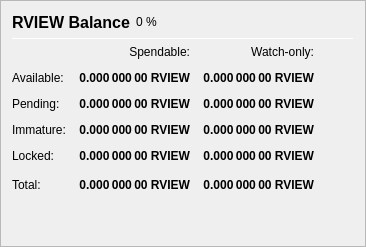
                   <widget class="QFrame" name="frame_Balances">
                    <property name="frameShape">
                     <enum>QFrame::StyledPanel</enum>
                    </property>
                    <property name="frameShadow">
                     <enum>QFrame::Raised</enum>
                    </property>
                    <layout class="QVBoxLayout" name="verticalLayout_4">
                     <item>
                      <layout class="QHBoxLayout" name="horizontalLayout_4">
                       <item>
                        <widget class="QLabel" name="label_5">
                         <property name="minimumSize">
                          <size>
                           <width>0</width>
                           <height>20</height>
                          </size>
                         </property>
                         <property name="font">
                          <font>
                           <pointsize>12</pointsize>
                           <weight>75</weight>
                           <bold>true</bold>
                          </font>
                         </property>
                         <property name="text">
                          <string>RVIEW Balance</string>
                         </property>
                        </widget>
                       </item>
                       <item>
                        <widget class="QLabel" name="labelRVIEWPercent">
                         <property name="text">
                          <string notr="true">0 %</string>
                         </property>
                        </widget>
                       </item>
                       <item>
                        <spacer name="horizontalSpacer_3">
                         <property name="orientation">
                          <enum>Qt::Horizontal</enum>
                         </property>
                         <property name="sizeHint" stdset="0">
                          <size>
                           <width>40</width>
                           <height>20</height>
                          </size>
                         </property>
                        </spacer>
                       </item>
                      </layout>
                     </item>
                     <item>
                      <widget class="Line" name="line_Balance">
                       <property name="minimumSize">
                        <size>
                         <width>0</width>
                         <height>1</height>
                        </size>
                       </property>
                       <property name="maximumSize">
                        <size>
                         <width>16777215</width>
                         <height>1</height>
                        </size>
                       </property>
                       <property name="orientation">
                        <enum>Qt::Horizontal</enum>
                       </property>
                      </widget>
                     </item>
                     <item>
                      <layout class="QGridLayout" name="gridLayout">
                       <property name="spacing">
                        <number>12</number>
                       </property>
                       <item row="0" column="1">
                        <widget class="QLabel" name="labelSpendable">
                         <property name="text">
                          <string>Spendable:</string>
                         </property>
                         <property name="alignment">
                          <set>Qt::AlignRight|Qt::AlignTrailing|Qt::AlignVCenter</set>
                         </property>
                        </widget>
                       </item>
                       <item row="0" column="2">
                        <widget class="QLabel" name="labelWatchonly">
                         <property name="text">
                          <string>Watch-only:</string>
                         </property>
                         <property name="alignment">
                          <set>Qt::AlignRight|Qt::AlignTrailing|Qt::AlignVCenter</set>
                         </property>
                        </widget>
                       </item>
                       <item row="1" column="0">
                        <widget class="QLabel" name="labelBalanceText">
                         <property name="text">
                          <string>Available:</string>
                         </property>
                        </widget>
                       </item>
                       <item row="1" column="1">
                        <widget class="QLabel" name="labelBalance">
                         <property name="font">
                          <font>
                           <weight>75</weight>
                           <bold>true</bold>
                          </font>
                         </property>
                         <property name="cursor">
                          <cursorShape>IBeamCursor</cursorShape>
                         </property>
                         <property name="toolTip">
                          <string>Your current spendable balance</string>
                         </property>
                         <property name="text">
                          <string notr="true">0.000 000 00 RVIEW</string>
                         </property>
                         <property name="alignment">
                          <set>Qt::AlignRight|Qt::AlignTrailing|Qt::AlignVCenter</set>
                         </property>
                         <property name="textInteractionFlags">
                          <set>Qt::LinksAccessibleByMouse|Qt::TextSelectableByKeyboard|Qt::TextSelectableByMouse</set>
                         </property>
                        </widget>
                       </item>
                       <item row="1" column="2">
                        <widget class="QLabel" name="labelWatchAvailable">
                         <property name="font">
                          <font>
                           <weight>75</weight>
                           <bold>true</bold>
                          </font>
                         </property>
                         <property name="cursor">
                          <cursorShape>IBeamCursor</cursorShape>
                         </property>
                         <property name="toolTip">
                          <string>Your current balance in watch-only addresses</string>
                         </property>
                         <property name="text">
                          <string notr="true">0.000 000 00 RVIEW</string>
                         </property>
                         <property name="alignment">
                          <set>Qt::AlignRight|Qt::AlignTrailing|Qt::AlignVCenter</set>
                         </property>
                         <property name="textInteractionFlags">
                          <set>Qt::LinksAccessibleByMouse|Qt::TextSelectableByKeyboard|Qt::TextSelectableByMouse</set>
                         </property>
                        </widget>
                       </item>
                       <item row="2" column="0">
                        <widget class="QLabel" name="labelPendingText">
                         <property name="text">
                          <string>Pending:</string>
                         </property>
                        </widget>
                       </item>
                       <item row="2" column="1">
                        <widget class="QLabel" name="labelUnconfirmed">
                         <property name="font">
                          <font>
                           <weight>75</weight>
                           <bold>true</bold>
                          </font>
                         </property>
                         <property name="cursor">
                          <cursorShape>IBeamCursor</cursorShape>
                         </property>
                         <property name="toolTip">
                          <string>Total of transactions that have yet to be confirmed, and do not yet count toward the spendable balance</string>
                         </property>
                         <property name="text">
                          <string notr="true">0.000 000 00 RVIEW</string>
                         </property>
                         <property name="alignment">
                          <set>Qt::AlignRight|Qt::AlignTrailing|Qt::AlignVCenter</set>
                         </property>
                         <property name="textInteractionFlags">
                          <set>Qt::LinksAccessibleByMouse|Qt::TextSelectableByKeyboard|Qt::TextSelectableByMouse</set>
                         </property>
                        </widget>
                       </item>
                       <item row="2" column="2">
                        <widget class="QLabel" name="labelWatchPending">
                         <property name="font">
                          <font>
                           <weight>75</weight>
                           <bold>true</bold>
                          </font>
                         </property>
                         <property name="cursor">
                          <cursorShape>IBeamCursor</cursorShape>
                         </property>
                         <property name="toolTip">
                          <string>Unconfirmed transactions to watch-only addresses</string>
                         </property>
                         <property name="text">
                          <string notr="true">0.000 000 00 RVIEW</string>
                         </property>
                         <property name="alignment">
                          <set>Qt::AlignRight|Qt::AlignTrailing|Qt::AlignVCenter</set>
                         </property>
                         <property name="textInteractionFlags">
                          <set>Qt::LinksAccessibleByMouse|Qt::TextSelectableByKeyboard|Qt::TextSelectableByMouse</set>
                         </property>
                        </widget>
                       </item>
                       <item row="3" column="0">
                        <widget class="QLabel" name="labelImmatureText">
                         <property name="text">
                          <string>Immature:</string>
                         </property>
                        </widget>
                       </item>
                       <item row="3" column="1">
                        <widget class="QLabel" name="labelImmature">
                         <property name="font">
                          <font>
                           <weight>75</weight>
                           <bold>true</bold>
                          </font>
                         </property>
                         <property name="cursor">
                          <cursorShape>IBeamCursor</cursorShape>
                         </property>
                         <property name="toolTip">
                          <string>Staked or masternode rewards that has not yet matured</string>
                         </property>
                         <property name="text">
                          <string notr="true">0.000 000 00 RVIEW</string>
                         </property>
                         <property name="alignment">
                          <set>Qt::AlignRight|Qt::AlignTrailing|Qt::AlignVCenter</set>
                         </property>
                         <property name="textInteractionFlags">
                          <set>Qt::LinksAccessibleByMouse|Qt::TextSelectableByKeyboard|Qt::TextSelectableByMouse</set>
                         </property>
                        </widget>
                       </item>
                       <item row="3" column="2">
                        <widget class="QLabel" name="labelWatchImmature">
                         <property name="font">
                          <font>
                           <weight>75</weight>
                           <bold>true</bold>
                          </font>
                         </property>
                         <property name="cursor">
                          <cursorShape>IBeamCursor</cursorShape>
                         </property>
                         <property name="toolTip">
                          <string>Staked or masternode rewards in watch-only addresses that has not yet matured</string>
                         </property>
                         <property name="text">
                          <string notr="true">0.000 000 00 RVIEW</string>
                         </property>
                         <property name="alignment">
                          <set>Qt::AlignRight|Qt::AlignTrailing|Qt::AlignVCenter</set>
                         </property>
                         <property name="textInteractionFlags">
                          <set>Qt::LinksAccessibleByMouse|Qt::TextSelectableByKeyboard|Qt::TextSelectableByMouse</set>
                         </property>
                        </widget>
                       </item>
                       <item row="4" column="0">
                        <widget class="QLabel" name="labelLockedBalanceText">
                         <property name="toolTip">
                          <string>Locked RVIEW or Masternode collaterals. These are excluded from zRVIEW minting.</string>
                         </property>
                         <property name="text">
                          <string>Locked:</string>
                         </property>
                        </widget>
                       </item>
                       <item row="4" column="1">
                        <widget class="QLabel" name="labelLockedBalance">
                         <property name="font">
                          <font>
                           <weight>75</weight>
                           <bold>true</bold>
                          </font>
                         </property>
                         <property name="cursor">
                          <cursorShape>IBeamCursor</cursorShape>
                         </property>
                         <property name="toolTip">
                          <string>Locked RVIEW or Masternode collaterals. These are excluded from zRVIEW minting.</string>
                         </property>
                         <property name="text">
                          <string notr="true">0.000 000 00 RVIEW</string>
                         </property>
                         <property name="alignment">
                          <set>Qt::AlignRight|Qt::AlignTrailing|Qt::AlignVCenter</set>
                         </property>
                         <property name="textInteractionFlags">
                          <set>Qt::LinksAccessibleByMouse|Qt::TextSelectableByKeyboard|Qt::TextSelectableByMouse</set>
                         </property>
                        </widget>
                       </item>
                       <item row="4" column="2">
                        <widget class="QLabel" name="labelWatchLocked">
                         <property name="font">
                          <font>
                           <weight>75</weight>
                           <bold>true</bold>
                          </font>
                         </property>
                         <property name="cursor">
                          <cursorShape>IBeamCursor</cursorShape>
                         </property>
                         <property name="toolTip">
                          <string>Current locked balance in watch-only addresses</string>
                         </property>
                         <property name="text">
                          <string notr="true">0.000 000 00 RVIEW</string>
                         </property>
                         <property name="alignment">
                          <set>Qt::AlignRight|Qt::AlignTrailing|Qt::AlignVCenter</set>
                         </property>
                         <property name="textInteractionFlags">
                          <set>Qt::LinksAccessibleByMouse|Qt::TextSelectableByKeyboard|Qt::TextSelectableByMouse</set>
                         </property>
                        </widget>
                       </item>
                       <item row="5" column="0">
                        <widget class="QLabel" name="labelTotalText">
                         <property name="toolTip">
                          <string>Your current ReviewBase Coin balance, unconfirmed and immature transactions included</string>
                         </property>
                         <property name="text">
                          <string>Total:</string>
                         </property>
                        </widget>
                       </item>
                       <item row="5" column="1">
                        <widget class="QLabel" name="labelTotal">
                         <property name="font">
                          <font>
                           <weight>75</weight>
                           <bold>true</bold>
                          </font>
                         </property>
                         <property name="cursor">
                          <cursorShape>IBeamCursor</cursorShape>
                         </property>
                         <property name="toolTip">
                          <string>Your current ReviewBase_Coin balance, unconfirmed and immature transactions included</string>
                         </property>
                         <property name="text">
                          <string notr="true">0.000 000 00 RVIEW</string>
                         </property>
                         <property name="alignment">
                          <set>Qt::AlignRight|Qt::AlignTrailing|Qt::AlignVCenter</set>
                         </property>
                         <property name="textInteractionFlags">
                          <set>Qt::LinksAccessibleByMouse|Qt::TextSelectableByKeyboard|Qt::TextSelectableByMouse</set>
                         </property>
                        </widget>
                       </item>
                       <item row="5" column="2">
                        <widget class="QLabel" name="labelWatchTotal">
                         <property name="font">
                          <font>
                           <weight>75</weight>
                           <bold>true</bold>
                          </font>
                         </property>
                         <property name="cursor">
                          <cursorShape>IBeamCursor</cursorShape>
                         </property>
                         <property name="toolTip">
                          <string>Current total balance in watch-only addresses</string>
                         </property>
                         <property name="text">
                          <string notr="true">0.000 000 00 RVIEW</string>
                         </property>
                         <property name="alignment">
                          <set>Qt::AlignRight|Qt::AlignTrailing|Qt::AlignVCenter</set>
                         </property>
                         <property name="textInteractionFlags">
                          <set>Qt::LinksAccessibleByMouse|Qt::TextSelectableByKeyboard|Qt::TextSelectableByMouse</set>
                         </property>
                        </widget>
                       </item>
                       <item row="5" column="3">
                        <spacer name="horizontalSpacer_9">
                         <property name="orientation">
                          <enum>Qt::Horizontal</enum>
                         </property>
                         <property name="sizeHint" stdset="0">
                          <size>
                           <width>40</width>
                           <height>20</height>
                          </size>
                         </property>
                        </spacer>
                       </item>
                      </layout>
                     </item>
                     <item>
                      <spacer name="verticalSpacer_3">
                       <property name="orientation">
                        <enum>Qt::Vertical</enum>
                       </property>
                       <property name="sizeHint" stdset="0">
                        <size>
                         <width>20</width>
                         <height>40</height>
                        </size>
                       </property>
                      </spacer>
                     </item>
                    </layout>
                   </widget>
